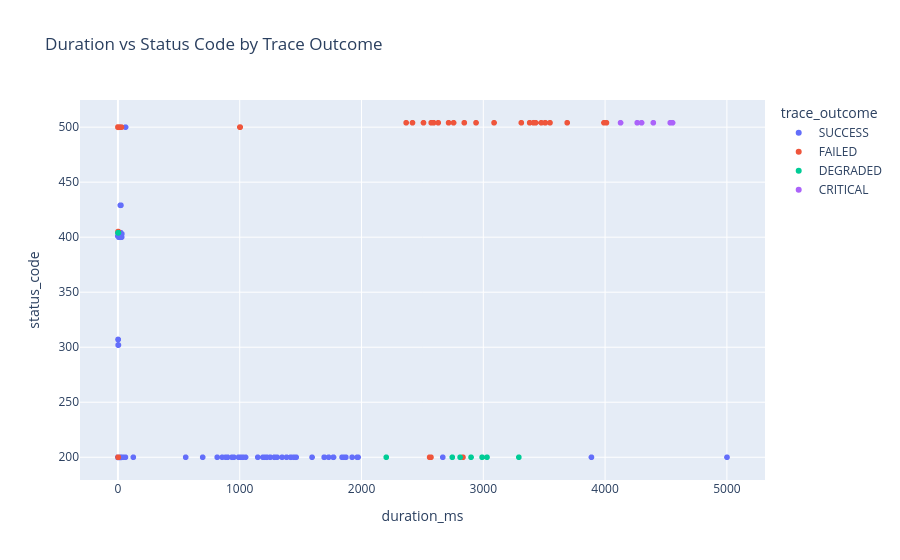

Notebook code cell kept with this figure:
### Code cell
px.scatter(trace_summary_df, x='duration_ms', y='status_code', color='trace_outcome', title='Duration vs Status Code by Trace Outcome')

### Figure 1 — Plotly figure (JSON) as saved in the notebook; plotly's stock layout.template omitted (floating-point values rounded to 4 significant figures; data arrays with more than 128 entries replaced by an {"elided": "..."} marker saying what was removed)
{"data": [{"hovertemplate": "trace_outcome=SUCCESS<br>duration_ms=%{x}<br>status_code=%{y}<extra></extra>", "legendgroup": "SUCCESS", "marker": {"color": "#636efa", "symbol": "circle"}, "mode": "markers", "name": "SUCCESS", "showlegend": true, "type": "scattergl", "x": {"elided": "1470 float values"}, "xaxis": "x", "y": {"elided": "1470 int values"}, "yaxis": "y"}, {"hovertemplate": "trace_outcome=FAILED<br>duration_ms=%{x}<br>status_code=%{y}<extra></extra>", "legendgroup": "FAILED", "marker": {"color": "#EF553B", "symbol": "circle"}, "mode": "markers", "name": "FAILED", "showlegend": true, "type": "scattergl", "x": {"elided": "525 float values"}, "xaxis": "x", "y": {"elided": "525 int values"}, "yaxis": "y"}, {"hovertemplate": "trace_outcome=DEGRADED<br>duration_ms=%{x}<br>status_code=%{y}<extra></extra>", "legendgroup": "DEGRADED", "marker": {"color": "#00cc96", "symbol": "circle"}, "mode": "markers", "name": "DEGRADED", "showlegend": true, "type": "scattergl", "x": [2990.0, 3030.0, 2899.0, 2809.0, 2745.0, 3292.0, 2203.0, 2.515, 2.125, 2.186, 4.297, 2.23, 1.764, 2.423, 1.943, 2.095, 1.843, 2.016, 3.113, 2.058, 2.262, 1.932, 1.829, 2.107, 2.193, 1.999, 2.307, 2.333, 1.423, 1.23, 1.105, 1.314, 1.679], "xaxis": "x", "y": [200, 200, 200, 200, 200, 200, 200, 404, 404, 404, 404, 404, 404, 404, 404, 404, 404, 404, 404, 404, 404, 404, 404, 404, 404, 404, 404, 404, 404, 404, 404, 404, 404], "yaxis": "y"}, {"hovertemplate": "trace_outcome=CRITICAL<br>duration_ms=%{x}<br>status_code=%{y}<extra></extra>", "legendgroup": "CRITICAL", "marker": {"color": "#ab63fa", "symbol": "circle"}, "mode": "markers", "name": "CRITICAL", "showlegend": true, "type": "scattergl", "x": [4554.0, 4535.0, 4396.0, 4264.0, 4300.0, 4127.0], "xaxis": "x", "y": [504, 504, 504, 504, 504, 504], "yaxis": "y"}], "layout": {"legend": {"title": {"text": "trace_outcome"}, "tracegroupgap": 0}, "title": {"text": "Duration vs Status Code by Trace Outcome"}, "xaxis": {"anchor": "y", "domain": [0, 1], "title": {"text": "duration_ms"}}, "yaxis": {"anchor": "x", "domain": [0, 1], "title": {"text": "status_code"}}}}
